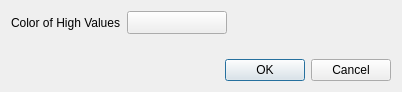
<?xml version="1.0" encoding="UTF-8"?>
<ui version="4.0">
 <class>SettingsDialog</class>
 <widget class="QDialog" name="SettingsDialog">
  <property name="geometry">
   <rect>
    <x>0</x>
    <y>0</y>
    <width>402</width>
    <height>92</height>
   </rect>
  </property>
  <property name="windowTitle">
   <string>Preferences</string>
  </property>
  <layout class="QVBoxLayout" name="verticalLayout">
   <item>
    <layout class="QFormLayout" name="formLayout">
     <property name="fieldGrowthPolicy">
      <enum>QFormLayout::FieldsStayAtSizeHint</enum>
     </property>
     <item row="0" column="0">
      <widget class="QLabel" name="label">
       <property name="text">
        <string>Color of High Values</string>
       </property>
      </widget>
     </item>
     <item row="0" column="1">
      <widget class="ColorButton" name="highValueColor">
       <property name="minimumSize">
        <size>
         <width>100</width>
         <height>0</height>
        </size>
       </property>
       <property name="text">
        <string/>
       </property>
      </widget>
     </item>
    </layout>
   </item>
   <item>
    <widget class="QDialogButtonBox" name="buttonBox">
     <property name="orientation">
      <enum>Qt::Horizontal</enum>
     </property>
     <property name="standardButtons">
      <set>QDialogButtonBox::Cancel|QDialogButtonBox::Ok</set>
     </property>
    </widget>
   </item>
  </layout>
 </widget>
 <customwidgets>
  <customwidget>
   <class>ColorButton</class>
   <extends>QToolButton</extends>
   <header>colorbutton.h</header>
  </customwidget>
 </customwidgets>
 <resources/>
 <connections>
  <connection>
   <sender>buttonBox</sender>
   <signal>accepted()</signal>
   <receiver>SettingsDialog</receiver>
   <slot>accept()</slot>
   <hints>
    <hint type="sourcelabel">
     <x>248</x>
     <y>254</y>
    </hint>
    <hint type="destinationlabel">
     <x>157</x>
     <y>274</y>
    </hint>
   </hints>
  </connection>
  <connection>
   <sender>buttonBox</sender>
   <signal>rejected()</signal>
   <receiver>SettingsDialog</receiver>
   <slot>reject()</slot>
   <hints>
    <hint type="sourcelabel">
     <x>316</x>
     <y>260</y>
    </hint>
    <hint type="destinationlabel">
     <x>286</x>
     <y>274</y>
    </hint>
   </hints>
  </connection>
 </connections>
</ui>
